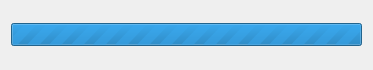
<?xml version="1.0" encoding="UTF-8"?>
<ui version="4.0">
 <class>running</class>
 <widget class="QDialog" name="running">
  <property name="windowModality">
   <enum>Qt::ApplicationModal</enum>
  </property>
  <property name="geometry">
   <rect>
    <x>0</x>
    <y>0</y>
    <width>373</width>
    <height>70</height>
   </rect>
  </property>
  <property name="font">
   <font>
    <family>Verdana</family>
   </font>
  </property>
  <property name="windowTitle">
   <string>running analysis...</string>
  </property>
  <property name="windowIcon">
   <iconset>
    <normaloff>:/misc/meta.ico</normaloff>:/misc/meta.ico</iconset>
  </property>
  <property name="sizeGripEnabled">
   <bool>false</bool>
  </property>
  <property name="modal">
   <bool>true</bool>
  </property>
  <layout class="QVBoxLayout" name="verticalLayout">
   <item>
    <widget class="QProgressBar" name="progress_bar">
     <property name="maximum">
      <number>0</number>
     </property>
     <property name="value">
      <number>-1</number>
     </property>
     <property name="alignment">
      <set>Qt::AlignCenter</set>
     </property>
    </widget>
   </item>
  </layout>
 </widget>
 <resources>
  <include location="images/icons.qrc"/>
 </resources>
 <connections/>
</ui>
